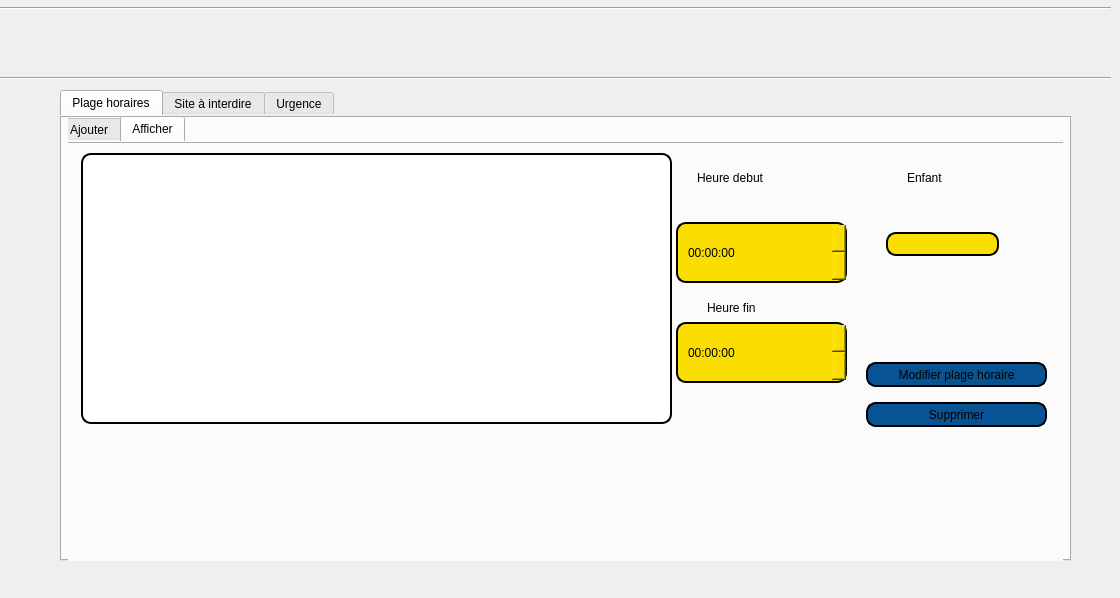
<?xml version="1.0" encoding="UTF-8"?>
<ui version="4.0">
 <class>secu</class>
 <widget class="QDialog" name="secu">
  <property name="geometry">
   <rect>
    <x>0</x>
    <y>0</y>
    <width>1120</width>
    <height>598</height>
   </rect>
  </property>
  <property name="windowTitle">
   <string>Dialog</string>
  </property>
  <widget class="QLabel" name="label_3">
   <property name="geometry">
    <rect>
     <x>800</x>
     <y>10</y>
     <width>51</width>
     <height>51</height>
    </rect>
   </property>
   <property name="styleSheet">
    <string notr="true">image: url(:/img/rv.png);</string>
   </property>
   <property name="text">
    <string/>
   </property>
  </widget>
  <widget class="QLabel" name="label">
   <property name="geometry">
    <rect>
     <x>640</x>
     <y>10</y>
     <width>51</width>
     <height>51</height>
    </rect>
   </property>
   <property name="styleSheet">
    <string notr="true">image: url(:/img/home.png);</string>
   </property>
   <property name="text">
    <string/>
   </property>
  </widget>
  <widget class="QLabel" name="label_4">
   <property name="geometry">
    <rect>
     <x>1030</x>
     <y>10</y>
     <width>51</width>
     <height>51</height>
    </rect>
   </property>
   <property name="styleSheet">
    <string notr="true">image: url(:/img/profil.png);</string>
   </property>
   <property name="text">
    <string/>
   </property>
  </widget>
  <widget class="Line" name="line_2">
   <property name="geometry">
    <rect>
     <x>-20</x>
     <y>0</y>
     <width>1131</width>
     <height>16</height>
    </rect>
   </property>
   <property name="orientation">
    <enum>Qt::Horizontal</enum>
   </property>
  </widget>
  <widget class="QTabWidget" name="tabWidget">
   <property name="geometry">
    <rect>
     <x>60</x>
     <y>90</y>
     <width>1011</width>
     <height>471</height>
    </rect>
   </property>
   <property name="autoFillBackground">
    <bool>false</bool>
   </property>
   <property name="styleSheet">
    <string notr="true">/*border: 2px solid ;*/
background-image: url(:/img/image.jpg);
/*font: 75 8pt &quot;MS Shell Dlg 2&quot; ;*/
border-radius: 10px;
padding: 0 8px;
/*background: #AFEEEE;*/
font: bold, &quot;Comic Sans MS&quot;  ;
text-align:center;
color: black;</string>
   </property>
   <property name="currentIndex">
    <number>0</number>
   </property>
   <widget class="QWidget" name="tab_2">
    <attribute name="title">
     <string>Plage horaires</string>
    </attribute>
    <widget class="QTabWidget" name="tabWidget_2">
     <property name="geometry">
      <rect>
       <x>-10</x>
       <y>0</y>
       <width>1051</width>
       <height>491</height>
      </rect>
     </property>
     <property name="styleSheet">
      <string notr="true">/*border: 2px solid ;*/
background-image: url(:/img/image.jpg);
/*font: 75 8pt &quot;MS Shell Dlg 2&quot; ;*/
border-radius: 10px;
padding: 0 8px;
/*background: #AFEEEE;*/
font: bold, &quot;Comic Sans MS&quot;  ;
text-align:center;
color: black;</string>
     </property>
     <property name="currentIndex">
      <number>1</number>
     </property>
     <widget class="QWidget" name="tab_3">
      <attribute name="title">
       <string>Ajouter</string>
      </attribute>
      <widget class="QTimeEdit" name="timeEdit">
       <property name="geometry">
        <rect>
         <x>50</x>
         <y>90</y>
         <width>171</width>
         <height>61</height>
        </rect>
       </property>
       <property name="styleSheet">
        <string notr="true">border: 2px solid black;
font: 75 8pt &quot;MS Shell Dlg 2&quot;;
border-radius: 10px;
padding: 0 8px;
background: #fade02;
font: bold, &quot;Comic Sans MS&quot;;;
color: black;
text-align:center;</string>
       </property>
      </widget>
      <widget class="QLabel" name="label_6">
       <property name="geometry">
        <rect>
         <x>60</x>
         <y>30</y>
         <width>131</width>
         <height>31</height>
        </rect>
       </property>
       <property name="autoFillBackground">
        <bool>false</bool>
       </property>
       <property name="styleSheet">
        <string notr="true">/*border: 2px solid ;*/
/*font: 75 8pt &quot;MS Shell Dlg 2&quot; ;*/
border-radius: 10px;
padding: 0 8px;
/*background: #AFEEEE;*/
font: bold, &quot;Comic Sans MS&quot;  ;
text-align:center;
color: black;</string>
       </property>
       <property name="text">
        <string>Heure debut</string>
       </property>
      </widget>
      <widget class="QLabel" name="label_7">
       <property name="geometry">
        <rect>
         <x>70</x>
         <y>160</y>
         <width>131</width>
         <height>31</height>
        </rect>
       </property>
       <property name="autoFillBackground">
        <bool>false</bool>
       </property>
       <property name="styleSheet">
        <string notr="true">font: 75 8pt &quot;MS Shell Dlg 2&quot; b;
border-radius: 10px;
padding: 0 8px;
font: bold, &quot;Comic Sans MS&quot; ;
text-align:center;
color: black;</string>
       </property>
       <property name="text">
        <string>Heure fin</string>
       </property>
      </widget>
      <widget class="QPushButton" name="ajouter">
       <property name="geometry">
        <rect>
         <x>340</x>
         <y>230</y>
         <width>181</width>
         <height>25</height>
        </rect>
       </property>
       <property name="styleSheet">
        <string notr="true">border: 2px solid black;
font: 75 8pt &quot;MS Shell Dlg 2&quot;;
border-radius: 10px;
padding: 0 8px;
background: #085394;
font: bold, &quot;Comic Sans MS&quot;;;
color: black;
text-align:center;</string>
       </property>
       <property name="text">
        <string>Ajouter plage horaire</string>
       </property>
      </widget>
      <widget class="QComboBox" name="comboBox">
       <property name="geometry">
        <rect>
         <x>270</x>
         <y>90</y>
         <width>171</width>
         <height>51</height>
        </rect>
       </property>
       <property name="styleSheet">
        <string notr="true">border: 2px solid black;
font: 75 8pt &quot;MS Shell Dlg 2&quot;;
border-radius: 10px;
padding: 0 8px;
background: #fade02;
font: bold, &quot;Comic Sans MS&quot;;;
color: black;
text-align:center;</string>
       </property>
      </widget>
      <widget class="QLabel" name="label_10">
       <property name="geometry">
        <rect>
         <x>270</x>
         <y>30</y>
         <width>131</width>
         <height>31</height>
        </rect>
       </property>
       <property name="autoFillBackground">
        <bool>false</bool>
       </property>
       <property name="styleSheet">
        <string notr="true">/*border: 2px solid ;*/
/*font: 75 8pt &quot;MS Shell Dlg 2&quot; ;*/
border-radius: 10px;
padding: 0 8px;
/*background: #AFEEEE;*/
font: bold, &quot;Comic Sans MS&quot;  ;
text-align:center;
color: black;</string>
       </property>
       <property name="text">
        <string>Enfant</string>
       </property>
      </widget>
      <widget class="QTimeEdit" name="timeEdit_2">
       <property name="geometry">
        <rect>
         <x>50</x>
         <y>190</y>
         <width>171</width>
         <height>61</height>
        </rect>
       </property>
       <property name="styleSheet">
        <string notr="true">border: 2px solid black;
font: 75 8pt &quot;MS Shell Dlg 2&quot;;
border-radius: 10px;
padding: 0 8px;
background: #fade02;
font: bold, &quot;Comic Sans MS&quot;;;
color: black;
text-align:center;</string>
       </property>
      </widget>
     </widget>
     <widget class="QWidget" name="tab_4">
      <attribute name="title">
       <string>Afficher</string>
      </attribute>
      <widget class="QTableView" name="tableView">
       <property name="geometry">
        <rect>
         <x>15</x>
         <y>11</y>
         <width>591</width>
         <height>271</height>
        </rect>
       </property>
       <property name="styleSheet">
        <string notr="true">border: 2px solid black;
font: 75 8pt &quot;MS Shell Dlg 2&quot;;
border-radius: 10px;
padding: 0 8px;
background:white;
font: bold, &quot;Comic Sans MS&quot;;;
color: black;
text-align:center;</string>
       </property>
      </widget>
      <widget class="QTimeEdit" name="timeEdit_3">
       <property name="geometry">
        <rect>
         <x>610</x>
         <y>180</y>
         <width>171</width>
         <height>61</height>
        </rect>
       </property>
       <property name="styleSheet">
        <string notr="true">border: 2px solid black;
font: 75 8pt &quot;MS Shell Dlg 2&quot;;
border-radius: 10px;
padding: 0 8px;
background: #fade02;
font: bold, &quot;Comic Sans MS&quot;;;
color: black;
text-align:center;</string>
       </property>
      </widget>
      <widget class="QLabel" name="label_15">
       <property name="geometry">
        <rect>
         <x>830</x>
         <y>20</y>
         <width>131</width>
         <height>31</height>
        </rect>
       </property>
       <property name="autoFillBackground">
        <bool>false</bool>
       </property>
       <property name="styleSheet">
        <string notr="true">font: 75 8pt &quot;MS Shell Dlg 2&quot; b;
border-radius: 10px;
padding: 0 8px;
font: bold, &quot;Comic Sans MS&quot; ;
text-align:center;
color: black;;</string>
       </property>
       <property name="text">
        <string>Enfant</string>
       </property>
      </widget>
      <widget class="QTimeEdit" name="timeEdit_4">
       <property name="geometry">
        <rect>
         <x>610</x>
         <y>80</y>
         <width>171</width>
         <height>61</height>
        </rect>
       </property>
       <property name="styleSheet">
        <string notr="true">border: 2px solid black;
font: 75 8pt &quot;MS Shell Dlg 2&quot;;
border-radius: 10px;
padding: 0 8px;
background: #fade02;
font: bold, &quot;Comic Sans MS&quot;;;
color: black;
text-align:center;</string>
       </property>
      </widget>
      <widget class="QLabel" name="label_16">
       <property name="geometry">
        <rect>
         <x>620</x>
         <y>20</y>
         <width>131</width>
         <height>31</height>
        </rect>
       </property>
       <property name="autoFillBackground">
        <bool>false</bool>
       </property>
       <property name="styleSheet">
        <string notr="true">font: 75 8pt &quot;MS Shell Dlg 2&quot; b;
border-radius: 10px;
padding: 0 8px;
font: bold, &quot;Comic Sans MS&quot; ;
text-align:center;
color: black;;</string>
       </property>
       <property name="text">
        <string>Heure debut</string>
       </property>
      </widget>
      <widget class="QLabel" name="label_17">
       <property name="geometry">
        <rect>
         <x>630</x>
         <y>150</y>
         <width>131</width>
         <height>31</height>
        </rect>
       </property>
       <property name="autoFillBackground">
        <bool>false</bool>
       </property>
       <property name="styleSheet">
        <string notr="true">font: 75 8pt &quot;MS Shell Dlg 2&quot; b;
border-radius: 10px;
padding: 0 8px;
font: bold, &quot;Comic Sans MS&quot; ;
text-align:center;
color: black;;</string>
       </property>
       <property name="text">
        <string>Heure fin</string>
       </property>
      </widget>
      <widget class="QPushButton" name="ajouter_2">
       <property name="geometry">
        <rect>
         <x>800</x>
         <y>220</y>
         <width>181</width>
         <height>25</height>
        </rect>
       </property>
       <property name="styleSheet">
        <string notr="true">border: 2px solid black;
font: 75 8pt &quot;MS Shell Dlg 2&quot;;
border-radius: 10px;
padding: 0 8px;
background: #085394;
font: bold, &quot;Comic Sans MS&quot;;;
color: black;
text-align:center;</string>
       </property>
       <property name="text">
        <string>Modifier plage horaire</string>
       </property>
      </widget>
      <widget class="QPushButton" name="pb_supp">
       <property name="geometry">
        <rect>
         <x>800</x>
         <y>260</y>
         <width>181</width>
         <height>25</height>
        </rect>
       </property>
       <property name="styleSheet">
        <string notr="true">border: 2px solid black;
font: 75 8pt &quot;MS Shell Dlg 2&quot;;
border-radius: 10px;
padding: 0 8px;
background: #085394;
font: bold, &quot;Comic Sans MS&quot;;;
color: black;
text-align:center;</string>
       </property>
       <property name="text">
        <string>Supprimer</string>
       </property>
      </widget>
      <widget class="QLineEdit" name="lineEdit">
       <property name="geometry">
        <rect>
         <x>820</x>
         <y>90</y>
         <width>113</width>
         <height>24</height>
        </rect>
       </property>
       <property name="styleSheet">
        <string notr="true">border: 2px solid black;
font: 75 8pt &quot;MS Shell Dlg 2&quot;;
border-radius: 10px;
padding: 0 8px;
background: #fade02;
font: bold, &quot;Comic Sans MS&quot;;;
color: black;
text-align:center;</string>
       </property>
       <property name="readOnly">
        <bool>true</bool>
       </property>
      </widget>
     </widget>
    </widget>
   </widget>
   <widget class="QWidget" name="tab">
    <attribute name="title">
     <string>Site à interdire</string>
    </attribute>
    <widget class="QTabWidget" name="tabWidget_3">
     <property name="geometry">
      <rect>
       <x>0</x>
       <y>0</y>
       <width>1001</width>
       <height>431</height>
      </rect>
     </property>
     <property name="autoFillBackground">
      <bool>false</bool>
     </property>
     <property name="styleSheet">
      <string notr="true">background-image: url(:/img/image.jpg);</string>
     </property>
     <property name="currentIndex">
      <number>0</number>
     </property>
     <widget class="QWidget" name="tab_5">
      <attribute name="title">
       <string>Ajouter</string>
      </attribute>
      <widget class="QLabel" name="label_5">
       <property name="geometry">
        <rect>
         <x>10</x>
         <y>70</y>
         <width>181</width>
         <height>31</height>
        </rect>
       </property>
       <property name="autoFillBackground">
        <bool>false</bool>
       </property>
       <property name="styleSheet">
        <string notr="true">/*border: 2px solid ;*/
/*font: 75 8pt &quot;MS Shell Dlg 2&quot; ;*/
border-radius: 10px;
padding: 0 8px;
/*background: #AFEEEE;*/
font: bold, &quot;Comic Sans MS&quot;  ;
text-align:center;
color: black;;</string>
       </property>
       <property name="text">
        <string>Nom du site à interdire</string>
       </property>
      </widget>
      <widget class="QPushButton" name="ajouter_3">
       <property name="geometry">
        <rect>
         <x>290</x>
         <y>270</y>
         <width>181</width>
         <height>25</height>
        </rect>
       </property>
       <property name="styleSheet">
        <string notr="true">border: 2px solid black;
font: 75 8pt &quot;MS Shell Dlg 2&quot;;
border-radius: 10px;
padding: 0 8px;
background: #085394;
font: bold, &quot;Comic Sans MS&quot;;;
color: black;
text-align:center;</string>
       </property>
       <property name="text">
        <string>Interdire le site</string>
       </property>
      </widget>
      <widget class="QLabel" name="label_8">
       <property name="geometry">
        <rect>
         <x>10</x>
         <y>110</y>
         <width>231</width>
         <height>31</height>
        </rect>
       </property>
       <property name="autoFillBackground">
        <bool>false</bool>
       </property>
       <property name="styleSheet">
        <string notr="true">/*border: 2px solid ;*/
/*font: 75 8pt &quot;MS Shell Dlg 2&quot; ;*/
border-radius: 10px;
padding: 0 8px;
/*background: #AFEEEE;*/
font: bold, &quot;Comic Sans MS&quot;  ;
text-align:center;
color: black;;</string>
       </property>
       <property name="text">
        <string>Âge limite pour accéder au site</string>
       </property>
      </widget>
      <widget class="QLineEdit" name="lineEdit_3">
       <property name="geometry">
        <rect>
         <x>240</x>
         <y>120</y>
         <width>201</width>
         <height>24</height>
        </rect>
       </property>
       <property name="styleSheet">
        <string notr="true">border: 2px solid black;
font: 75 8pt &quot;MS Shell Dlg 2&quot;;
border-radius: 10px;
padding: 0 8px;
background: #fade02;
font: bold, &quot;Comic Sans MS&quot;;;
color: black;
text-align:center;</string>
       </property>
       <property name="readOnly">
        <bool>false</bool>
       </property>
      </widget>
      <widget class="QLabel" name="label_9">
       <property name="geometry">
        <rect>
         <x>20</x>
         <y>30</y>
         <width>181</width>
         <height>31</height>
        </rect>
       </property>
       <property name="autoFillBackground">
        <bool>false</bool>
       </property>
       <property name="styleSheet">
        <string notr="true">/*border: 2px solid ;*/
/*font: 75 8pt &quot;MS Shell Dlg 2&quot; ;*/
border-radius: 10px;
padding: 0 8px;
/*background: #AFEEEE;*/
font: bold, &quot;Comic Sans MS&quot;  ;
text-align:center;
color: black;;</string>
       </property>
       <property name="text">
        <string>Identifiant</string>
       </property>
      </widget>
      <widget class="QLineEdit" name="lineEdit_2">
       <property name="geometry">
        <rect>
         <x>240</x>
         <y>70</y>
         <width>201</width>
         <height>24</height>
        </rect>
       </property>
       <property name="styleSheet">
        <string notr="true">border: 2px solid black;
font: 75 8pt &quot;MS Shell Dlg 2&quot;;
border-radius: 10px;
padding: 0 8px;
background: #fade02;
font: bold, &quot;Comic Sans MS&quot;;;
color: black;
text-align:center;</string>
       </property>
       <property name="readOnly">
        <bool>false</bool>
       </property>
      </widget>
      <widget class="QLineEdit" name="lineEdit_4">
       <property name="geometry">
        <rect>
         <x>280</x>
         <y>30</y>
         <width>121</width>
         <height>24</height>
        </rect>
       </property>
       <property name="styleSheet">
        <string notr="true">border: 2px solid black;
font: 75 8pt &quot;MS Shell Dlg 2&quot;;
border-radius: 10px;
padding: 0 8px;
background: #fade02;
font: bold, &quot;Comic Sans MS&quot;;;
color: black;
text-align:center;</string>
       </property>
       <property name="readOnly">
        <bool>false</bool>
       </property>
      </widget>
      <widget class="QPushButton" name="pushButton">
       <property name="geometry">
        <rect>
         <x>660</x>
         <y>40</y>
         <width>161</width>
         <height>51</height>
        </rect>
       </property>
       <property name="styleSheet">
        <string notr="true">border: 2px solid black;
font: 75 8pt &quot;MS Shell Dlg 2&quot;;
border-radius: 10px;
padding: 0 8px;
background: #085394;
font: bold, &quot;Comic Sans MS&quot;;;
color: black;
text-align:center;</string>
       </property>
       <property name="text">
        <string>Play</string>
       </property>
      </widget>
      <widget class="QPushButton" name="pushButton_2">
       <property name="geometry">
        <rect>
         <x>660</x>
         <y>120</y>
         <width>161</width>
         <height>51</height>
        </rect>
       </property>
       <property name="styleSheet">
        <string notr="true">border: 2px solid black;
font: 75 8pt &quot;MS Shell Dlg 2&quot;;
border-radius: 10px;
padding: 0 8px;
background: #085394;
font: bold, &quot;Comic Sans MS&quot;;;
color: black;
text-align:center;</string>
       </property>
       <property name="text">
        <string>Stop</string>
       </property>
      </widget>
     </widget>
     <widget class="QWidget" name="tab_6">
      <attribute name="title">
       <string>Afficher</string>
      </attribute>
      <widget class="QLineEdit" name="lineEdit_5">
       <property name="geometry">
        <rect>
         <x>700</x>
         <y>130</y>
         <width>113</width>
         <height>24</height>
        </rect>
       </property>
       <property name="styleSheet">
        <string notr="true">border: 2px solid black;
font: 75 8pt &quot;MS Shell Dlg 2&quot;;
border-radius: 10px;
padding: 0 8px;
background: #fade02;
font: bold, &quot;Comic Sans MS&quot;;;
color: black;
text-align:center;</string>
       </property>
       <property name="readOnly">
        <bool>false</bool>
       </property>
      </widget>
      <widget class="QTableView" name="tableView_2">
       <property name="geometry">
        <rect>
         <x>5</x>
         <y>11</y>
         <width>591</width>
         <height>271</height>
        </rect>
       </property>
       <property name="styleSheet">
        <string notr="true">border: 2px solid black;
font: 75 8pt &quot;MS Shell Dlg 2&quot;;
border-radius: 10px;
padding: 0 8px;
background: white;
font: bold, &quot;Comic Sans MS&quot;;;
color: black;
text-align:center;</string>
       </property>
      </widget>
      <widget class="QPushButton" name="pb_supp_2">
       <property name="geometry">
        <rect>
         <x>650</x>
         <y>230</y>
         <width>221</width>
         <height>51</height>
        </rect>
       </property>
       <property name="styleSheet">
        <string notr="true">border: 2px solid black;
font: 75 8pt &quot;MS Shell Dlg 2&quot;;
border-radius: 10px;
padding: 0 8px;
background:#085394;
font: bold, &quot;Comic Sans MS&quot;;;
color: black;
text-align:center;</string>
       </property>
       <property name="text">
        <string>Supprimer</string>
       </property>
      </widget>
      <widget class="QLabel" name="label_11">
       <property name="geometry">
        <rect>
         <x>710</x>
         <y>100</y>
         <width>131</width>
         <height>31</height>
        </rect>
       </property>
       <property name="autoFillBackground">
        <bool>false</bool>
       </property>
       <property name="styleSheet">
        <string notr="true">/*border: 2px solid ;*/
/*font: 75 8pt &quot;MS Shell Dlg 2&quot; ;*/
border-radius: 10px;
padding: 0 8px;
/*background: #AFEEEE;*/
font: bold, &quot;Comic Sans MS&quot;  ;
text-align:center;
color: black;</string>
       </property>
       <property name="text">
        <string>Âge Limite</string>
       </property>
      </widget>
      <widget class="QPushButton" name="ajouter_4">
       <property name="geometry">
        <rect>
         <x>650</x>
         <y>170</y>
         <width>221</width>
         <height>51</height>
        </rect>
       </property>
       <property name="styleSheet">
        <string notr="true">border: 2px solid black;
font: 75 8pt &quot;MS Shell Dlg 2&quot;;
border-radius: 10px;
padding: 0 8px;
background:#085394;
font: bold, &quot;Comic Sans MS&quot;;;
color: black;
text-align:center;</string>
       </property>
       <property name="text">
        <string>Modifier </string>
       </property>
      </widget>
      <widget class="QLabel" name="label_12">
       <property name="geometry">
        <rect>
         <x>820</x>
         <y>20</y>
         <width>131</width>
         <height>31</height>
        </rect>
       </property>
       <property name="autoFillBackground">
        <bool>false</bool>
       </property>
       <property name="styleSheet">
        <string notr="true">/*border: 2px solid ;*/
/*font: 75 8pt &quot;MS Shell Dlg 2&quot; ;*/
border-radius: 10px;
padding: 0 8px;
/*background: #AFEEEE;*/
font: bold, &quot;Comic Sans MS&quot;  ;
text-align:center;
color: black;</string>
       </property>
       <property name="text">
        <string>Nom du site</string>
       </property>
      </widget>
      <widget class="QLineEdit" name="lineEdit_6">
       <property name="geometry">
        <rect>
         <x>820</x>
         <y>60</y>
         <width>113</width>
         <height>24</height>
        </rect>
       </property>
       <property name="styleSheet">
        <string notr="true">border: 2px solid black;
font: 75 8pt &quot;MS Shell Dlg 2&quot;;
border-radius: 10px;
padding: 0 8px;
background: #fade02;
font: bold, &quot;Comic Sans MS&quot;;;
color: black;
text-align:center;</string>
       </property>
       <property name="readOnly">
        <bool>false</bool>
       </property>
      </widget>
      <widget class="QLineEdit" name="lineEdit_7">
       <property name="geometry">
        <rect>
         <x>620</x>
         <y>60</y>
         <width>113</width>
         <height>24</height>
        </rect>
       </property>
       <property name="styleSheet">
        <string notr="true">border: 2px solid black;
font: 75 8pt &quot;MS Shell Dlg 2&quot;;
border-radius: 10px;
padding: 0 8px;
background: #fade02;
font: bold, &quot;Comic Sans MS&quot;;;
color: black;
text-align:center;</string>
       </property>
       <property name="text">
        <string/>
       </property>
       <property name="readOnly">
        <bool>false</bool>
       </property>
      </widget>
      <widget class="QLabel" name="label_13">
       <property name="geometry">
        <rect>
         <x>620</x>
         <y>20</y>
         <width>131</width>
         <height>31</height>
        </rect>
       </property>
       <property name="autoFillBackground">
        <bool>false</bool>
       </property>
       <property name="styleSheet">
        <string notr="true">/*border: 2px solid ;*/
/*font: 75 8pt &quot;MS Shell Dlg 2&quot; ;*/
border-radius: 10px;
padding: 0 8px;
/*background: #AFEEEE;*/
font: bold, &quot;Comic Sans MS&quot;  ;
text-align:center;
color: black;</string>
       </property>
       <property name="text">
        <string>Id du site</string>
       </property>
      </widget>
      <widget class="QPushButton" name="trie">
       <property name="geometry">
        <rect>
         <x>90</x>
         <y>300</y>
         <width>221</width>
         <height>31</height>
        </rect>
       </property>
       <property name="styleSheet">
        <string notr="true">border: 2px solid black;
font: 75 8pt &quot;MS Shell Dlg 2&quot;;
border-radius: 10px;
padding: 0 8px;
background:#085394;
font: bold, &quot;Comic Sans MS&quot;;;
color: black;
text-align:center;</string>
       </property>
       <property name="text">
        <string>Trier par age</string>
       </property>
      </widget>
      <widget class="QLineEdit" name="lineEdit_8">
       <property name="geometry">
        <rect>
         <x>380</x>
         <y>330</y>
         <width>151</width>
         <height>24</height>
        </rect>
       </property>
       <property name="styleSheet">
        <string notr="true">border: 2px solid black;
font: 75 8pt &quot;MS Shell Dlg 2&quot;;
border-radius: 10px;
padding: 0 8px;
background: #fade02;
font: bold, &quot;Comic Sans MS&quot;;;
color: black;
text-align:center;</string>
       </property>
       <property name="readOnly">
        <bool>false</bool>
       </property>
      </widget>
      <widget class="QLabel" name="label_14">
       <property name="geometry">
        <rect>
         <x>380</x>
         <y>290</y>
         <width>181</width>
         <height>31</height>
        </rect>
       </property>
       <property name="autoFillBackground">
        <bool>false</bool>
       </property>
       <property name="styleSheet">
        <string notr="true">/*border: 2px solid ;*/
/*font: 75 8pt &quot;MS Shell Dlg 2&quot; ;*/
border-radius: 10px;
padding: 0 8px;
/*background: #AFEEEE;*/
font: bold, &quot;Comic Sans MS&quot;  ;
text-align:center;
color: black;</string>
       </property>
       <property name="text">
        <string>Rechercher un site</string>
       </property>
      </widget>
     </widget>
    </widget>
   </widget>
   <widget class="QWidget" name="tab_7">
    <attribute name="title">
     <string>Urgence</string>
    </attribute>
    <widget class="QPushButton" name="pushButton_3">
     <property name="geometry">
      <rect>
       <x>90</x>
       <y>60</y>
       <width>151</width>
       <height>51</height>
      </rect>
     </property>
     <property name="styleSheet">
      <string notr="true">border: 2px solid black;
font: 75 8pt &quot;MS Shell Dlg 2&quot;;
border-radius: 10px;
padding: 0 8px;
background: #085394;
font: bold, &quot;Comic Sans MS&quot;;;
color: black;
text-align:center;</string>
     </property>
     <property name="text">
      <string>Telephone</string>
     </property>
    </widget>
    <widget class="QLabel" name="label_18">
     <property name="geometry">
      <rect>
       <x>300</x>
       <y>60</y>
       <width>331</width>
       <height>181</height>
      </rect>
     </property>
     <property name="styleSheet">
      <string notr="true">background-image: url(:/numero.png);</string>
     </property>
     <property name="text">
      <string/>
     </property>
    </widget>
   </widget>
  </widget>
  <widget class="Line" name="line">
   <property name="geometry">
    <rect>
     <x>-20</x>
     <y>70</y>
     <width>1131</width>
     <height>16</height>
    </rect>
   </property>
   <property name="orientation">
    <enum>Qt::Horizontal</enum>
   </property>
  </widget>
  <widget class="QLabel" name="label_2">
   <property name="geometry">
    <rect>
     <x>720</x>
     <y>10</y>
     <width>51</width>
     <height>51</height>
    </rect>
   </property>
   <property name="styleSheet">
    <string notr="true">image: url(:/img/recl.png);</string>
   </property>
   <property name="text">
    <string/>
   </property>
  </widget>
 </widget>
 <resources/>
 <connections/>
</ui>
